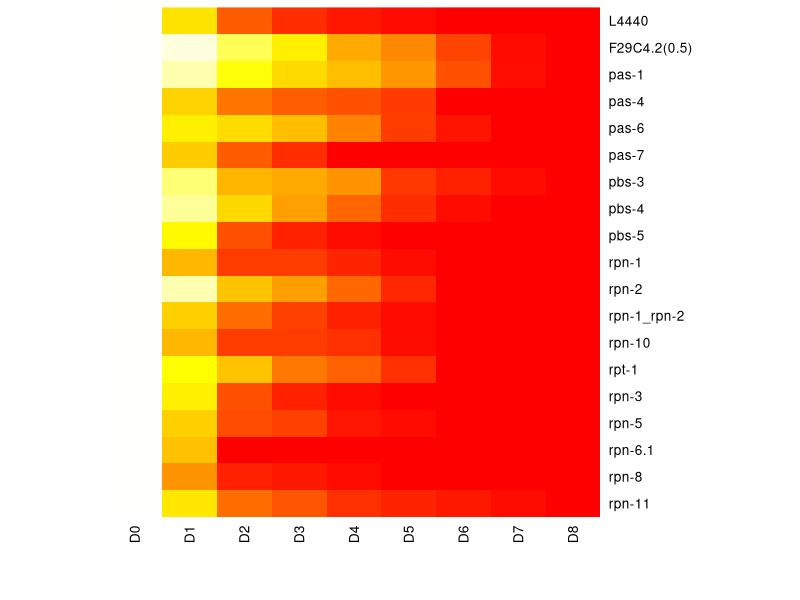
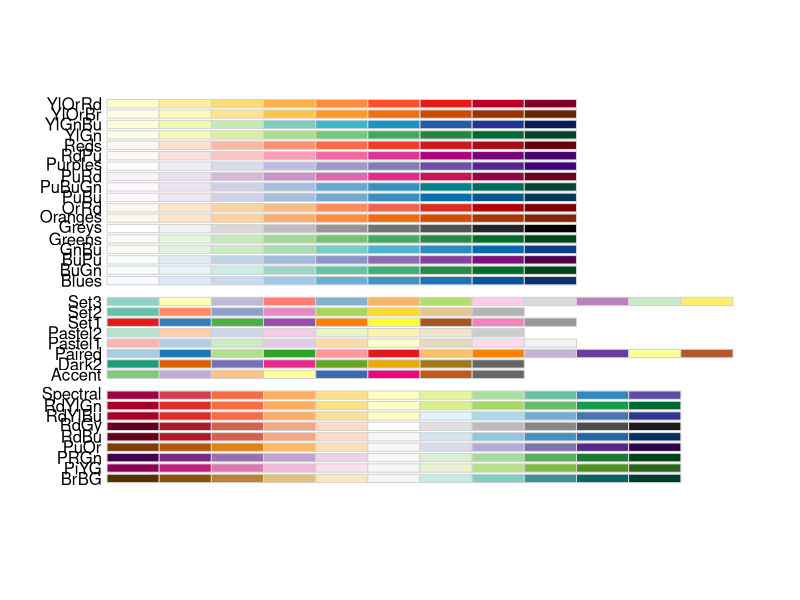
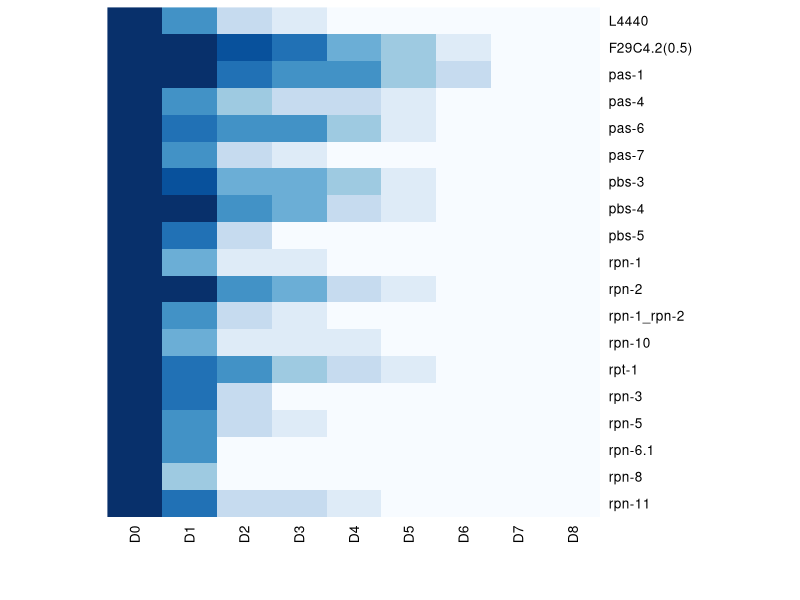

Recreate these plots in R, in order.
#Set working directory
setwd("~/R/Heatmap")

#Use read.csv command to read in table from file & create data frame
#Use row.names to indicate that row names are located in first column of table
#Set stringsAsFactors to false so strings in data frame are treated as strings, not factor variables
TR.screen.data <- read.csv("TR screen data.csv", row.names = 1, stringsAsFactors = FALSE)

View(TR.screen.data)

#Convert data frame to matrix in order to use heatmap function
screen <- TR.screen.data
screen.matrix <- data.matrix(screen)

#Draw heatmap
#Set Rowv & Colv to NA to not display row/column-based dendrogram
#Use 256 shade heat.colors palette to start with 
screen.heatmap <- heatmap(screen.matrix, Rowv = NA, Colv = NA, col = heat.colors(256), scale = "none", margins = c(5,6), cexCol = 1)

#Install RColorBrewer package to use custom colour palette
install.packages("RColorBrewer")
library(RColorBrewer)
display.brewer.all()
blue <- brewer.pal(9, "Blues")

#Redraw heatmap with selected blue colour palette
screen.heatmap <- heatmap(screen.matrix, Rowv = NA, Colv = NA, col = blue, scale = "none", margins = c(5,6), cexCol = 1)
